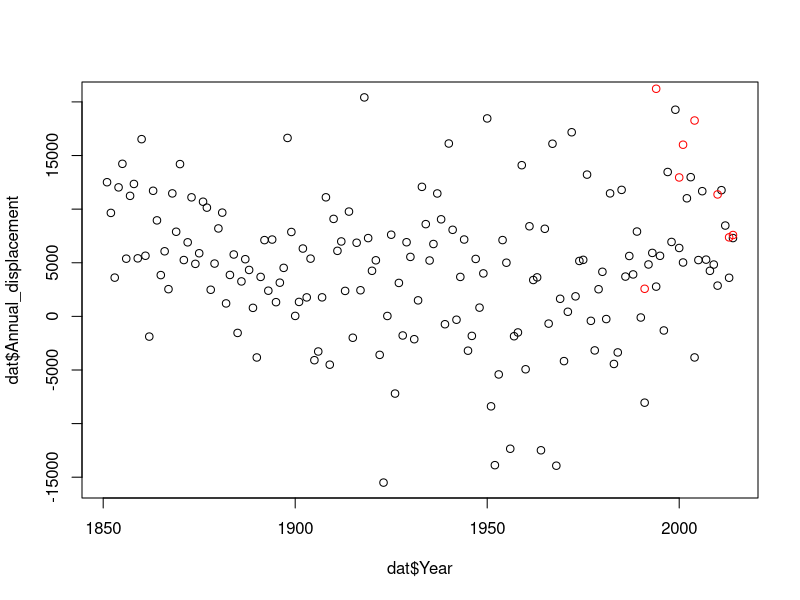
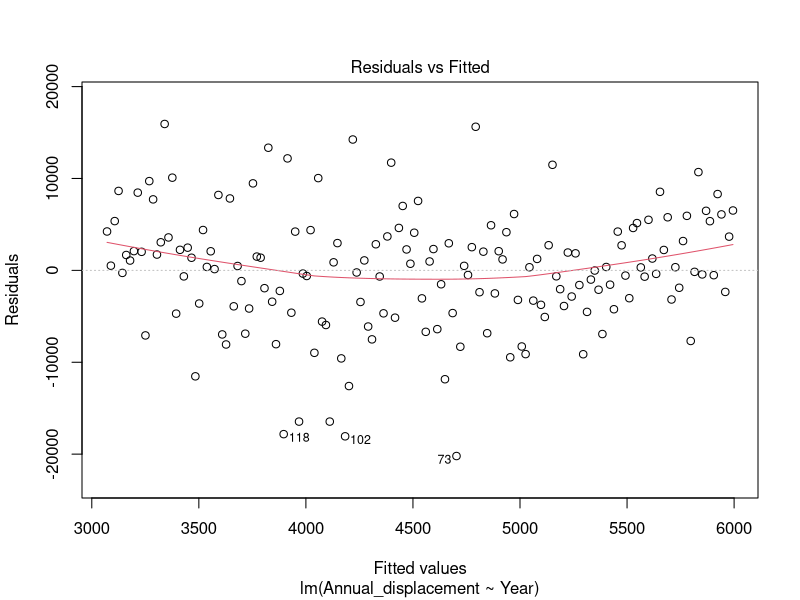
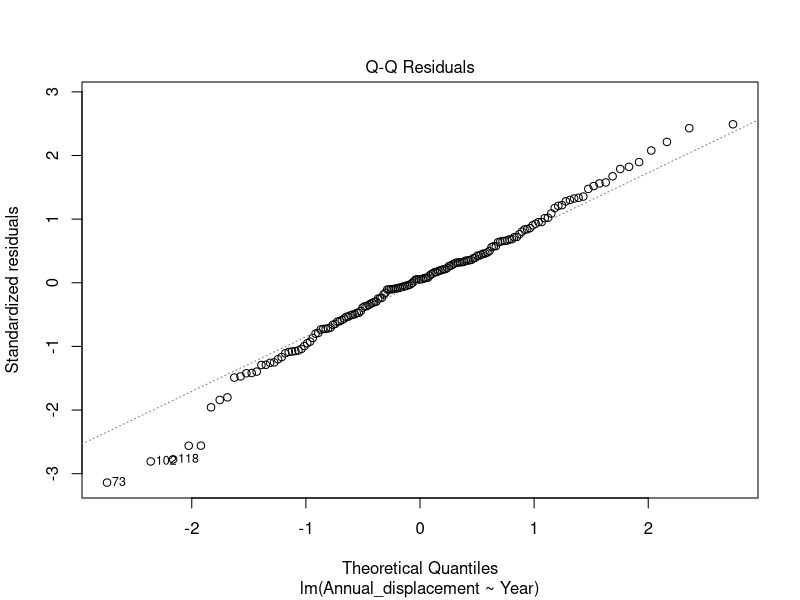
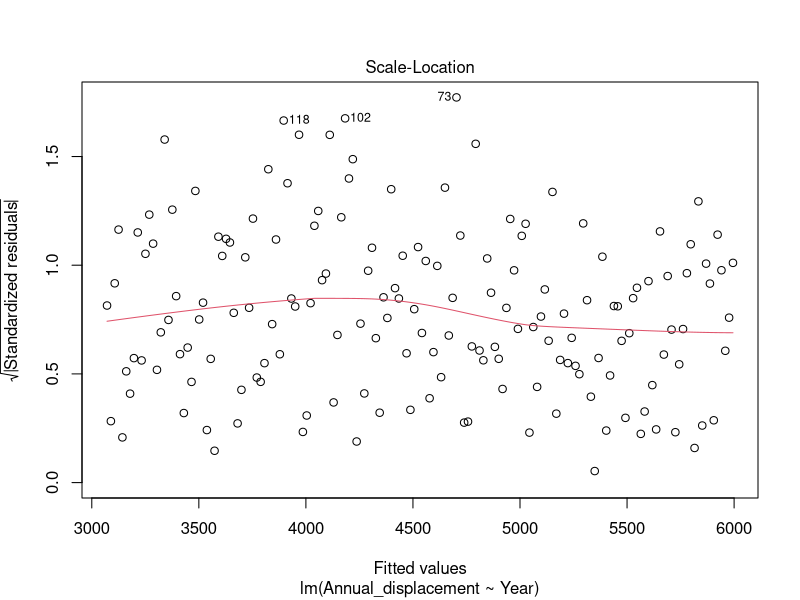
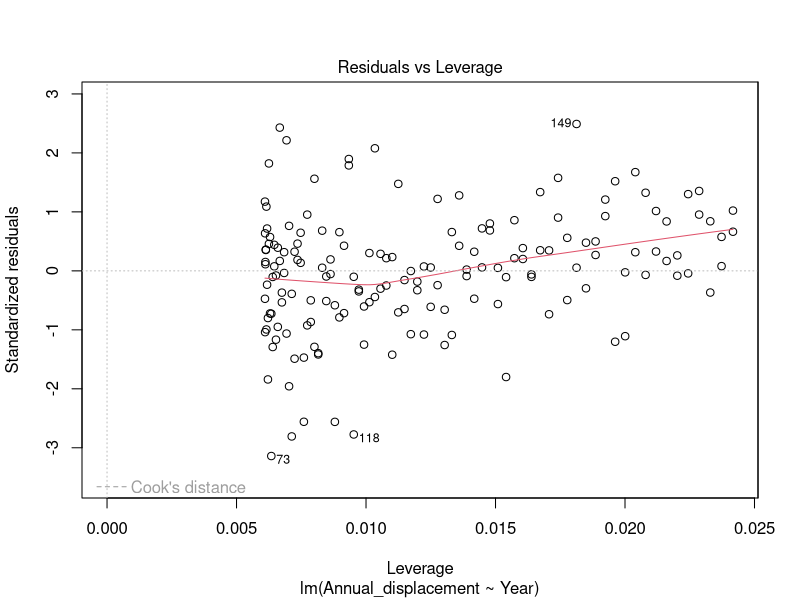
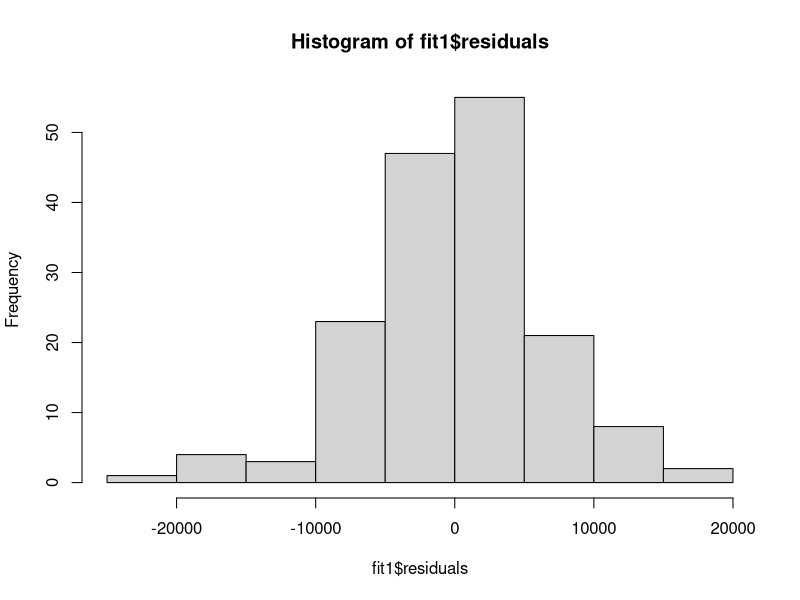
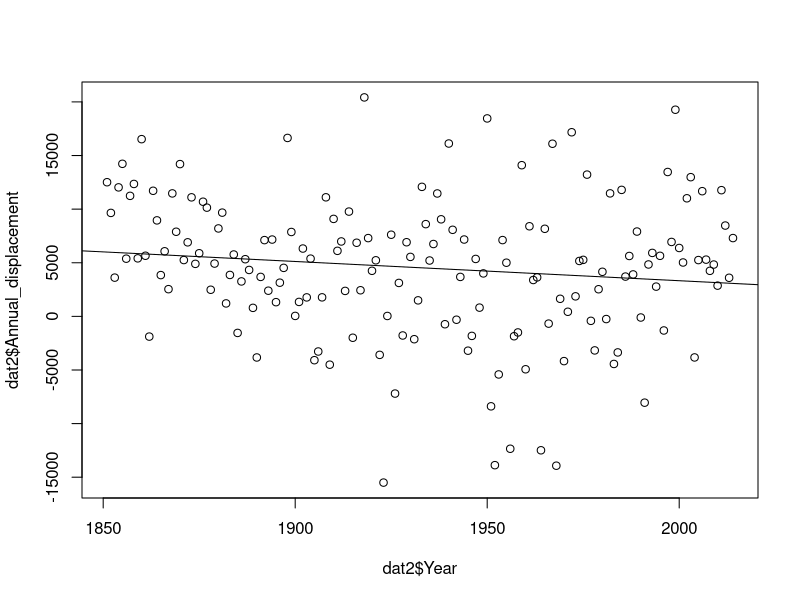
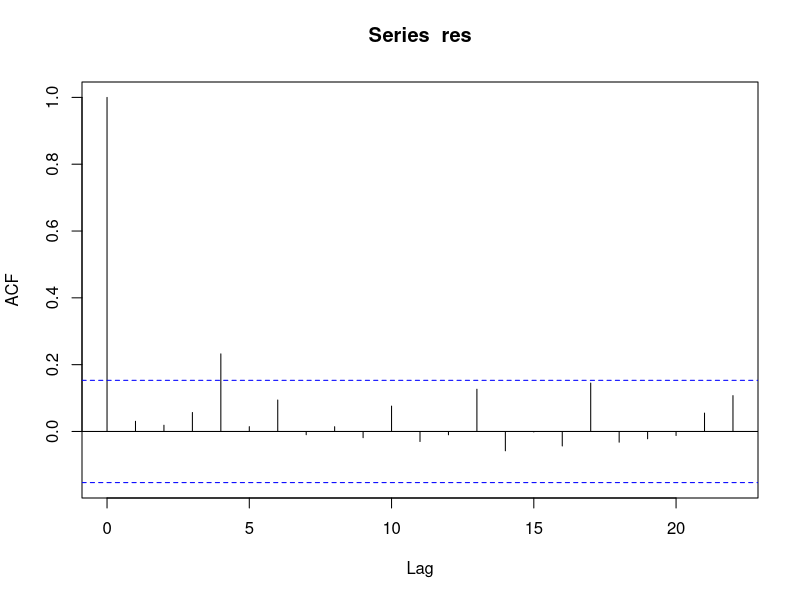

Write the R code that produced these figures, in order.
# Analysis of modelled wind data changing over time

library(lubridate)
library(ggplot2)
library(dplyr)

# First load NOAA data and BARRA data and compare

mydata <- read.csv("../Data/NOAA Winds V2c/Sydney_Daily Modelled Wind Data Final 135 degree.csv", header = T)
#soi_data <- read.csv("SOI data long.csv", header = T)
B_dat <- read.csv("../Data/BARRA Data/BARRA_Sydney_Monthly Modelled Wind Data Final 135 degree.csv")
B_dat2 <- B_dat %>% group_by(Year) %>% summarise(Annual_displacement = sum(displacement))


head(mydata)

table(mydata$Year)

#mydata <- left_join(mydata, soi_data, by = c("Year", "Month"))

mydata$Date <- paste0(mydata$Year,"-",mydata$Month,"-",mydata$Day)
mydata$Date <- as.Date(mydata$Date)

str(mydata)

dat <- mydata %>% group_by(Year) %>% summarise(Annual_displacement = sum(displacement))
head(dat)

datX <- left_join(B_dat2, dat, by = "Year")
cor.test(datX$Annual_displacement.x, datX$Annual_displacement.y)

## Therefore BARRA Model and NOAA v3 Model are significantly correlated. p = 0.00001, r = 0.696

#write.csv(dat, "Iain Annual 135 degree Sydney.csv", row.names = F)

plot(dat$Year, dat$Annual_displacement)
points(B_dat2$Year, B_dat2$Annual_displacement, col = "red")
dat2 <- dat
str(dat2)
fit1 <- lm(Annual_displacement ~ Year, data = dat2)
plot(fit1)

hist(fit1$residuals)

summary(fit1) # -17.94 decline per year (p = 0.094)
# 164 * -17 = -2942
anova(fit1)
plot(dat2$Year, dat2$Annual_displacement)
abline(fit1)


res <- residuals(fit1)
acf(res, plot = T) # no autocorelation

p1 <- ggplot(dat2, aes(x = Year, y = Annual_displacement)) + geom_point() + geom_smooth(method = "lm") +
  theme_classic() + ylab("Annual Displacement") + xlab("Year") +
  theme(axis.title.x = element_text(face="bold", colour="black", size = 18),
        axis.text.x  = element_text(colour="black", size = 12), 
        axis.title.y = element_text(face="bold", colour="black", size = 18),
        axis.text.y  = element_text(colour="black", size = 14),
        axis.ticks = element_line(colour="black"),
        #strip.text = element_text(colour="black", face = "bold", size = 14),
        #strip.background = element_rect(colour = "white"),
        #legend.justification=c(1,0), legend.position="right",
        panel.border = element_rect(colour = "black", fill=NA, size = 1)
        #legend.key.size = unit(1, "cm"),
        #legend.title = element_text(face = "bold", size = 14),
        #legend.text = element_text(size = 12, face = "bold"))
  )
p1

#ggsave("../plots/Historical SE Wind ChangeV3.pdf", height = 14.8, width = 21, units = "cm")
#ggsave("../plots/Historical SE Wind ChangeV3.png", height = 14.8, width = 21, units = "cm", dpi = 600)


### Now do NE Winds
NEdata <- read.csv("../Data/NOAA Winds V2c/Sydney_Daily Modelled Wind Data Final 45 degree.csv", header = T)


NEdata$Date <- paste0(NEdata$Year,"-",NEdata$Month,"-",NEdata$Day)
NEdata$Date <- as.Date(NEdata$Date)

str(NEdata)

dat_NE <- NEdata %>% group_by(Year) %>% summarise(Annual_displacement = sum(displacement))
head(dat_NE)

B_dat <- read.csv("../Data/BARRA Data/BARRA_Sydney_Monthly Modelled Wind Data Final 45 degree.csv")
B_dat2 <- B_dat %>% group_by(Year) %>% summarise(Annual_displacement = sum(displacement))

datX <- left_join(B_dat2, dat_NE, by = "Year")
cor.test(datX$Annual_displacement.x, datX$Annual_displacement.y)
datX # BARRA is correlated to NOAA v3 r = 0.599, p = 0.00155

plot(dat_NE$Year, dat_NE$Annual_displacement)

dat2_NE <- subset(dat_NE, Year >= 1849)

fit2 <- lm(Annual_displacement ~ Year, data = dat2_NE)
plot(fit2)

hist(fit2$residuals)

summary(fit2) # increase by 48.307 per year (p < 0.001)
# 48 * 164 = 7872
anova(fit2)
plot(dat2_NE$Year, dat2_NE$Annual_displacement)
abline(fit2)


res <- residuals(fit2)
acf(res, plot = T) #  autocorrelation at up to 3 year lag
head(res, type = "pearson")

## Try to remove autocorrelation
NEdata <- read.csv("../Data/NOAA Winds V2c/Sydney_Daily Modelled Wind Data Final 45 degree.csv", header = T)


NEdata$Date <- paste0(NEdata$Year,"-",NEdata$Month,"-",NEdata$Day)
NEdata$Date <- as.Date(NEdata$Date)

str(NEdata)

dat_NE <- NEdata %>% group_by(Year) %>% summarise(Annual_displacement = sum(displacement))
head(dat_NE)

#write.csv(dat_NE, "Iain Annual 45 degree winds Sydney.csv", row.names = F)

plot(dat_NE$Year, dat_NE$Annual_displacement)

# Select every 3rd year
dat_NE2 <- dat_NE %>%
  slice(which(row_number() %% 3 == 1))

fit2 <- lm(Annual_displacement ~ Year, data = dat_NE2)
plot(fit2)

hist(fit2$residuals)

summary(fit2) # increase by 52.64 per year (p = 0.002)
# 52.64 * 164 = 8632
anova(fit2)
plot(dat2_NE$Year, dat2_NE$Annual_displacement)
abline(fit2)


res <- residuals(fit2)
acf(res, plot = T) # No more autocorrelation

# Make model assumption checking plots which were combined into single figures in Inkscape manually
png("../plots/Model checks/NE time1.png", width = 21, height = 14.8, units = "cm", res = 600)
par(mfrow=c(2,2))
plot(fit2)
dev.off()

png("../plots/Model checks/NE time2.png", width = 21, height = 14.8, units = "cm", res = 600)
hist(fit2$residuals)
dev.off()

png("../plots/Model checks/NE time3.png", width = 21, height = 14.8, units = "cm", res = 600)
res <- residuals(fit2)
acf(res, plot = T)
dev.off()

p2 <- ggplot(dat_NE2, aes(x = Year, y = Annual_displacement)) + geom_point() + geom_smooth(method = "lm") +
  theme_classic() + ylab("Annual Displacement") + xlab("Year") +
  theme(axis.title.x = element_text(face="bold", colour="black", size = 18),
        axis.text.x  = element_text(colour="black", size = 12), 
        axis.title.y = element_text(face="bold", colour="black", size = 18),
        axis.text.y  = element_text(colour="black", size = 14),
        axis.ticks = element_line(colour="black"),
        #strip.text = element_text(colour="black", face = "bold", size = 14),
        #strip.background = element_rect(colour = "white"),
        #legend.justification=c(1,0), legend.position="right",
        panel.border = element_rect(colour = "black", fill=NA, size = 1)
        #legend.key.size = unit(1, "cm"),
        #legend.title = element_text(face = "bold", size = 14),
        #legend.text = element_text(size = 12, face = "bold"))
  )
p2

## Now use every 3rd from from SE winds too
dat2_2 <- dat2 %>%
  slice(which(row_number() %% 3 == 1))


fit1 <- lm(Annual_displacement ~ Year, data = dat2_2)
plot(fit1)

hist(fit1$residuals)

# Save model assumption plots
png("../plots/Model checks/SE time1.png", width = 21, height = 14.8, units = "cm", res = 600)
par(mfrow=c(2,2))
plot(fit1)
dev.off()

png("../plots/Model checks/SE time2.png", width = 21, height = 14.8, units = "cm", res = 600)
hist(fit1$residuals)
dev.off()

png("../plots/Model checks/SE time3.png", width = 21, height = 14.8, units = "cm", res = 600)
res <- residuals(fit1)
acf(res, plot = T)
dev.off()


summary(fit1) # -40.54 decline per year (p = 0.03)
# 164 * -40.54 = -6648.56
anova(fit1)
plot(dat2_2$Year, dat2_2$Annual_displacement)
abline(fit1)


res <- residuals(fit1)
acf(res, plot = T) # no autocorrelation

SE <- dat2_2
NE <- dat_NE2

full_data <- bind_rows(list("b) Downwelling Favourable Winds" = SE,"a) Upwelling Favourable Winds" = NE), .id ="Direction")

p3 <- ggplot(full_data, aes(x = Year, y = Annual_displacement)) + geom_point() + geom_smooth(method = "lm") +
  theme_classic() + ylab("Annual Displacement") + xlab("Year") + 
  scale_y_continuous(limits = c(-20000, 20000), breaks = seq(-20000, 20000, by = 10000)) +
  facet_wrap(~Direction, ncol = 2) +
  theme(axis.title.x = element_text(face="bold", colour="black", size = 18),
        axis.text.x  = element_text(colour="black", size = 14), 
        axis.title.y = element_text(face="bold", colour="black", size = 18),
        axis.text.y  = element_text(colour="black", size = 14),
        axis.ticks = element_line(colour="black"),
        strip.text = element_text(colour="black", face = "bold", size = 14, hjust=0),
        strip.background = element_rect(colour = "white"),
        #legend.justification=c(1,0), legend.position="right",
        panel.border = element_rect(colour = "black", fill=NA, size = 1)
        #legend.key.size = unit(1, "cm"),
        #legend.title = element_text(face = "bold", size = 14),
        #legend.text = element_text(size = 12, face = "bold"))
  )
p3

ggsave("../plots/Historical Wind Change.pdf", height = 14.8, width = 21, units = "cm")
ggsave("../plots/Historical Wind Change.png", height = 14.8, width = 21, units = "cm", dpi = 600)
